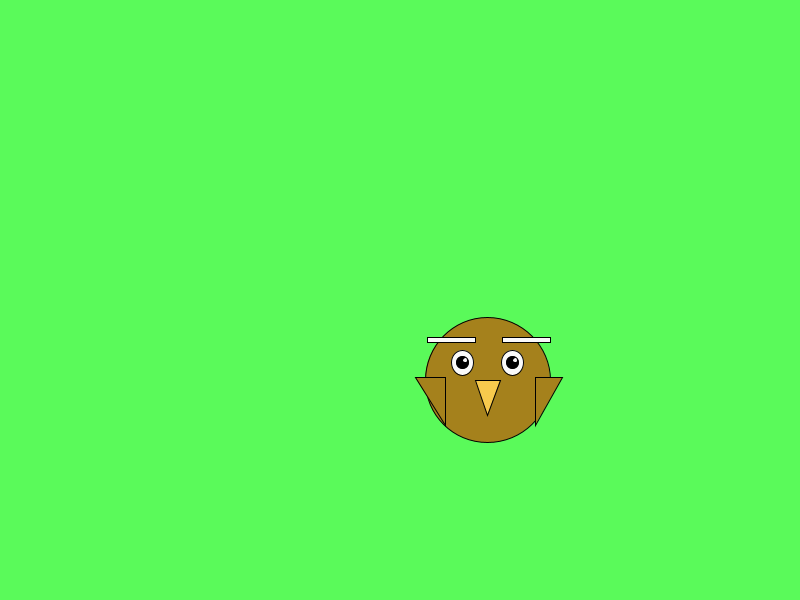
Frame 1 (no input)
Frame 60 (the mouse pressed at the canvas centre just before this capture): identical to frame 1, image omitted
Frame 120 (the mouse held since frame 60 and released just before this capture): identical to frame 1, image omitted

The Processing sketch that drew this single still picture (run headless with seeded random() and noise(); from frame 60 on, the mouse is pressed at the canvas centre):

// Processing sketch: FinalExam
// ── FinalExam.pde
//Nicholas Oyebanji



//instance 
Eagle myEagle = new Eagle(400, 300);


void setup() {
  size(800, 600);
  background(90, 250, 90);
  
  //myEagle attributes
  //myEagle.x = 400;
  //myEagle.y = 300;
 
 myEagle.drawEagle();
 myEagle.goTo(400,300);
  
}


void draw() {
  
  
  
  
}

// ── Actor.pde
// Defines the Actor Class

class Actor {
  // Fields
  float x;
  float y;
  int fillRed = 0;
  int fillGreen = 0;
  int fillBlue = 0;
  int penRed = 0;
  int penGreen = 0;
  int penBlue = 0;
  float size = 50;
  int wid = 50;
  int hei = 50;
  int dx = 0;
  int dy = 0;
  
  // Constructor
  public Actor(int xPos, int yPos) {
    x = xPos;
    y = yPos;
  }
  
  public Actor() {
  }
  
  
  void setColor(int r, int g, int b) {
    fillRed = r;
    fillGreen = g;
    fillBlue = b;
  }
  
  void setPenColor(int r, int g, int b) {
    penRed = r;
    penGreen = g;
    penBlue = b;
  }
  
  // Move Function
  void move() {
    x = x + dx;
    y = y + dy;
  }
  
  void goTo(int xPos, int yPos) {
    x = xPos;
    y = yPos;
  }
  
  // Bounce off Edge
  void bounceEdge() {
    if (x > width || x < 0)  {
      dx = dx * -1;
    }
    if (y > height || y < 0) {
      dy = dy * -1;
    }
  } // end bounce edge
  
  void drawRect() {
   stroke(penRed, penGreen, penBlue); 
   fill(fillRed, fillGreen, fillBlue);
   rect(x, y, wid, hei);
  }
  
  // drawEllipse and drawTriangle
 void drawEllipse() {
   stroke(penRed, penGreen, penBlue);
   fill(fillRed, fillGreen, fillBlue);
   ellipse(x, y, wid, hei);
   
 }
   
   //drawTriangle
 void drawTriangle() {
   triangle(x, y, x + wid, y, x+wid, y-hei);//sorry if confusing, but each (x,y) stands for each point 
 }
 
 
  
 
} // end the class

// ── Eagle.pde
class Eagle extends Actor {
  
  public Eagle(int xPos, int yPos) {
    super(xPos, yPos);//calls the actor class
    size = .25;
  }
  
  public Eagle() {
    size =  .25;
  }
  
  void drawEagle() {
    
    float s = size;
    
    //the main body
    stroke(0,0,0);
    fill(165, 129, 28);
    ellipse(x + 350 * s, y + 320 * s, 500 *s, 500 * s);
    
    //left eyebrow
    stroke(0,0,0);
    fill(250, 250, 250);
    rect(x + 110 * s, y + 150 * s, 190 *s, 20 * s);
    
    //right eyebrow
    stroke(0,0,0);
    fill(250, 250, 250);
    rect(x + 410 * s, y + 150 * s, 190 * s, 20 * s);
    
    //left big eye
    stroke(0,0,0);
    fill(250, 250, 250);
    ellipse(x + 250 * s, y + 250 * s, 90 * s, 100 * s);
    
    //left black eye
    stroke(0,0,0);
    fill(0,0,0);
    ellipse(x + 250 * s, y + 250 * s, 50 * s, 50 * s);
    
    //left white dot
    stroke(250, 250, 250);
    fill(250, 250, 250);
    ellipse(x + 260 * s, y + 240 * s, 10 * s, 10 * s);
    
    //right big eye
    stroke(0,0,0);
    fill(250, 250, 250);
    ellipse(x + 450 * s, y + 250 * s, 90 * s, 100 * s);
    
    //right black eye
    stroke(0,0,0);
    fill(0,0,0);
    ellipse(x + 450 * s, y + 250 * s, 50 * s, 50 * s);
    
    //right white dot
    stroke(250, 250, 250);
    fill(250, 250, 250);
    ellipse(x + 460 * s, y + 240 * s, 10 * s, 10 * s);
    
    //yellow triangle( nose)
    stroke(0,0,0);
    fill(247,202,77);
    triangle(x + 300 * s, y + 320 * s, x + 400 * s, y + 320 * s, x + 350 * s, y + 460 * s);
    
    //left wing
    stroke(0,0,0);
    fill(165, 129, 28);
    triangle(x + 60 * s, y + 310 * s, x + 180 * s, y + 310 * s, x + 180 * s, y + 500 * s);
    
    //right wing
    stroke(0,0,0);
    fill(165, 129, 28);
    triangle(x + 540 * s, y + 310 * s, x + 650 * s, y + 310 * s, x + 540 * s, y + 500 * s);
    
    
    
    
    
    
    
    
  }
  
  
  
  
  
  
  
  
}
